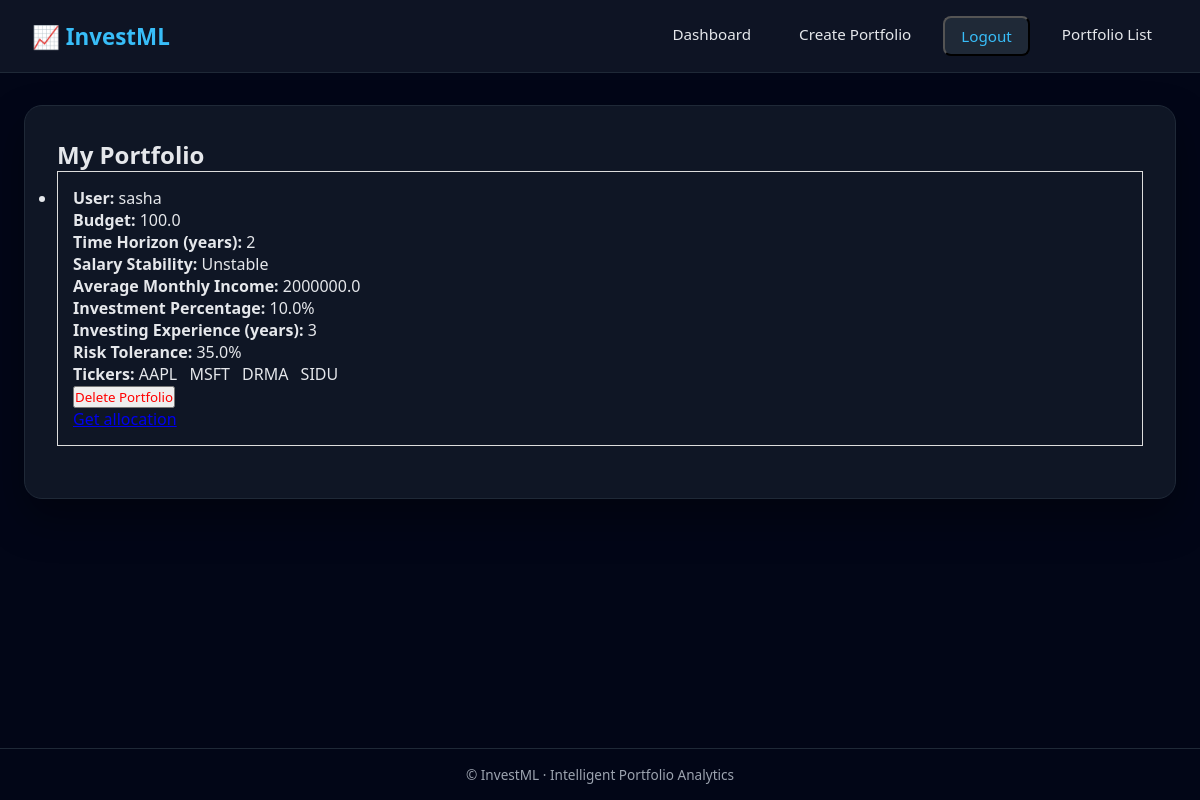
The app's page /portfolio_list/ (signed in), older data.
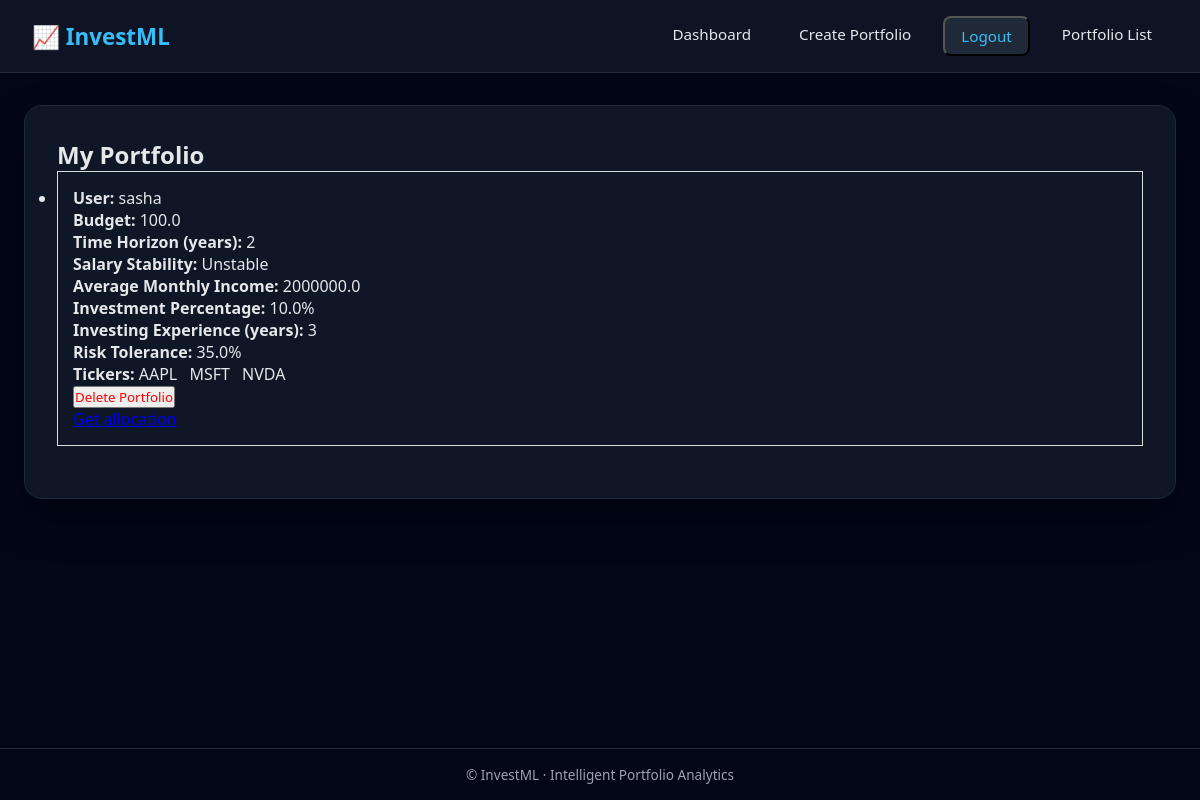
The same page, newer data.
### investML/models.py (models this page shows, shortened)
class  Portfolio(models.Model):
    STABILITY_CHOICES = [
        (1, "Very unstable"),
        (2, "Unstable"),
        (3, "Average"),
        (4, "Stable"),
        (5, "Very stable"),
    ]
    user = models.OneToOneField(
        settings.AUTH_USER_MODEL,
        on_delete=models.CASCADE,
        related_name="portfolios"
    )
    budget = models.FloatField(default=0)
    time_horizon_years = models.PositiveIntegerField(
        help_text="How many years until you need this money"
    )
    salary_stability = models.IntegerField(
        choices=STABILITY_CHOICES
    )
    average_monthly_income = models.FloatField(default=0)
    investment_percentage = models.FloatField(
        help_text="Percentage of savings to invest (0–100)"
    )
    investing_experience_years = models.IntegerField(
        help_text="Years of investing experience (0–4)"
    )
    tickers =  models.ManyToManyField(Tickers, related_name='portfolios')
    risk =   models.FloatField(default=0.0)
    MAX_TICKERS = 10

class Tickers(models.Model):
    ticker = models.CharField(max_length=100)
    prediction = models.FloatField(default=42.0)
    user = models.ForeignKey(
        settings.AUTH_USER_MODEL,
        on_delete=models.CASCADE,
        related_name="tickers",default=None
    )
    def __str__(self):
        return self.ticker

### investML/views.py (the view)
# urls.py: path("portfolio_list/", portfolio_list, name="portfolio_list"),
@login_required
def portfolio_list(request):
    portfolios = Portfolio.objects.filter(user=request.user)
    return render(
        request,
        "portfolio_list.html",
        {"portfolios": portfolios}
    )

### investML/templates/portfolio_list.html (shortened to what this page needs)
{% extends 'base.html' %}
{% block content %}
<h2>My Portfolio</h2>
<ul>
    {% for p in portfolios %}
        <li style="margin-bottom: 20px; padding: 15px; border: 1px solid #ddd;">
            <p><strong>User:</strong> {{ p.user.username }}</p>
            <p><strong>Budget:</strong> {{ p.budget }}</p>
            <p><strong>Time Horizon (years):</strong> {{ p.time_horizon_years }}</p>
            <p><strong>Salary Stability:</strong> {{ p.get_salary_stability_display }}</p>
            <p><strong>Average Monthly Income:</strong> {{ p.average_monthly_income }}</p>
            <p><strong>Investment Percentage:</strong> {{ p.investment_percentage }}%</p>
            <p><strong>Investing Experience (years):</strong> {{ p.investing_experience_years }}</p>
            <p><strong>Risk Tolerance:</strong> {{ p.risk}}%</p>
            <p><strong>Tickers:</strong>
                {% for t in p.tickers.all %}
                    <span style="margin-right: 8px;">{{ t }}</span>
                {% empty %}
                    <em>No tickers selected</em>
                {% endfor %}
            </p>
            <form method="post" action="{% url 'delete_portfolio' p.id %}">
                <button type="submit" style="color:red;">
                    Delete Portfolio
                </button>
            </form>
            <a href ="{% url 'allocation'  %}">Get allocation</a>
        </li>
    {% empty %}
        <li>No portfolios yet</li>
    {% endfor %}
</ul>
{% endblock content %}

Row changes from the older to the newer data that the page shows:
removed Tickers: ticker "DRMA"
removed Tickers: ticker "SIDU"
added Tickers: ticker "NVDA"
